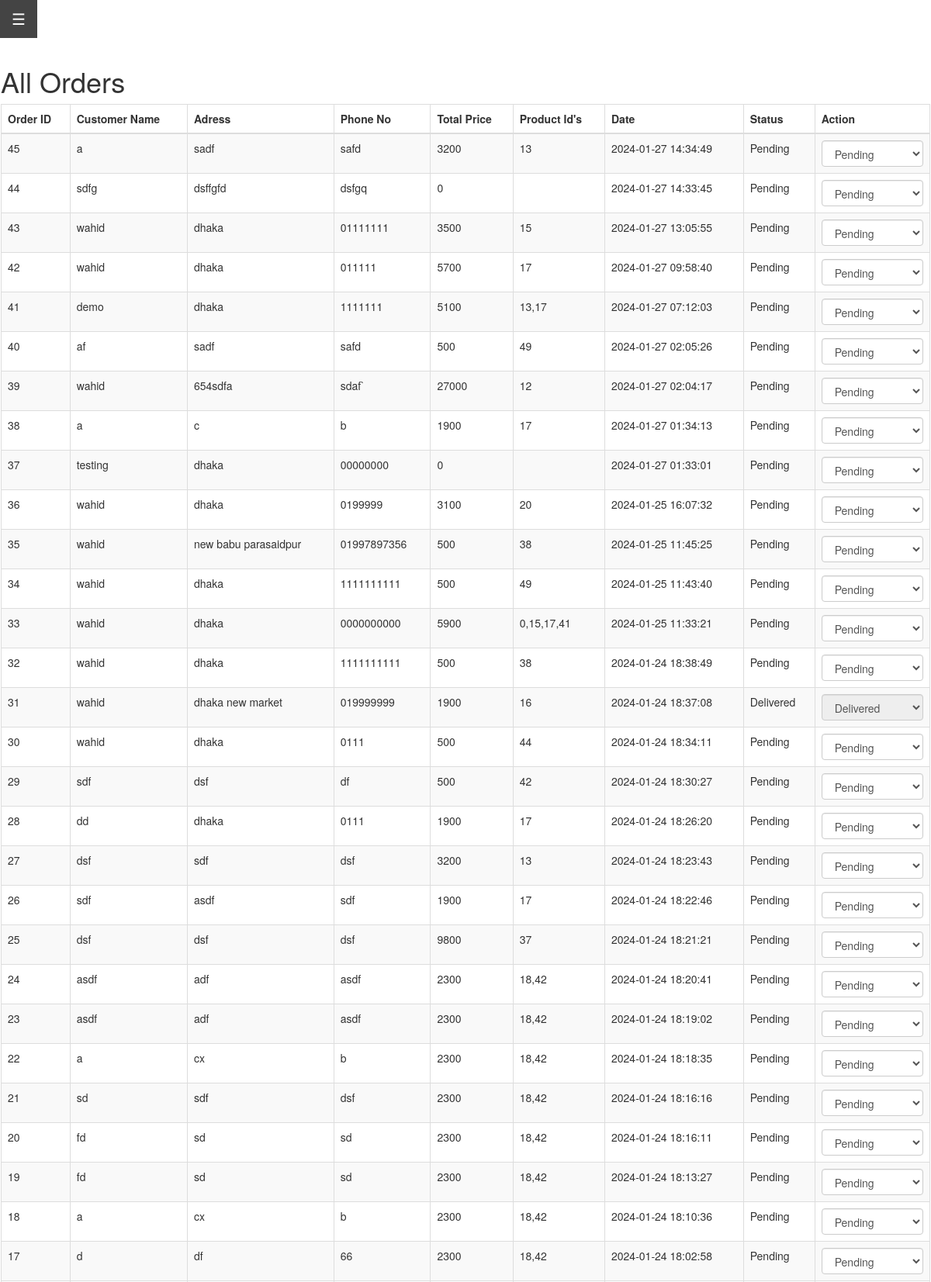
The app's page /admin/allorder.php (signed in, upper part) with its own data.
### tables this page shows
CREATE TABLE `orders` (
  `order_id` int(10) NOT NULL,
  `order_qty` int(10) NOT NULL,
  `order_price` int(10) NOT NULL,
  `c_id` varchar(255) DEFAULT NULL,
  `date` timestamp NOT NULL DEFAULT current_timestamp() ON UPDATE current_timestamp(),
  `customer_name` varchar(255) DEFAULT NULL,
  `customer_phone` varchar(15) DEFAULT NULL,
  `customer_address` varchar(255) DEFAULT NULL,
  `status` varchar(20) DEFAULT 'Pending',
  `product_id` varchar(255) DEFAULT NULL
);

### admin/allorder.php (the view, shortened to what this page needs)
<?php
include('../db.php');
$query = "SELECT * FROM orders ORDER BY order_id DESC";
$result = mysqli_query($con, $query);
?>
<!DOCTYPE html>
<html lang="en">
<head>
    <link rel="stylesheet" href="inclueds/sidebar.css">
    <link rel="stylesheet" href="https://maxcdn.bootstrapcdn.com/bootstrap/3.4.1/css/bootstrap.min.css">
    <link rel="stylesheet" href="https://stackpath.bootstrapcdn.com/font-awesome/4.7.0/css/font-awesome.min.css">
    <link rel="stylesheet" type="text/css" href="https://cdn.jsdelivr.net/npm/toastify-js/src/toastify.min.css">
</head>
<body>
<div class="row">
        <div class="col-lg-2">
        <?php include 'inclueds/sidebar.php'; ?>
        </div>
        <div class="col-lg-12" id="main">
        <h1>All Orders</h1>
        <table class="table table-striped table-bordered">
    <thead>
        <tr>
            <th scope="col">Order ID</th>
            <th scope="col">Customer Name</th>
            <th scope="col">Adress</th>
            <th scope="col">Phone No</th>
            <th scope="col">Total Price</th>
            <th scope="col">Product Id's</th>
            <th scope="col">Date</th>
            <th scope="col">Status</th>
            <th scope="col">Action</th>
        </tr>
    </thead>
    <tbody>
        <?php
        while ($row = mysqli_fetch_assoc($result)) {
            echo '<tr>';
            echo '<td>' . $row['order_id'] . '</td>';
            echo '<td>' . $row['customer_name'] . '</td>';
            echo '<td>' . $row['customer_address'] . '</td>';
            echo '<td>' . $row['customer_phone'] . '</td>';
            echo '<td>' . $row['order_price'] . '</td>';
            echo '<td>' . $row['product_id'] . '</td>';
            echo '<td>' . $row['date'] . '</td>';
            echo '<td>' . $row['status'] . '</td>';
            echo '<td>';
            echo '<select class="form-control" id="statusDropdown" onchange="updateStatus(' . $row['order_id'] . ', this.value)"';
            if ($row['status'] == 'Delivered') {
                echo ' disabled';
            }
            echo '>';
            echo '<option value="Pending" ' . ($row['status'] == 'Pending' ? 'selected' : '') . '>Pending</option>';
            echo '<option value="Delivered" ' . ($row['status'] == 'Delivered' ? 'selected' : '') . '>Delivered</option>';
            echo '</select>';
            echo '</td>';
            echo '</tr>';
        }
        ?>
    </tbody>
</table>
</div>
</body>
</html>

### admin/inclueds/sidebar.css (style rules this page uses)
body { font-family: "Lato", sans-serif; }
#main { transition: margin-left 0.5s; padding: 16px; }

### records on screen
orders: order_id "45", customer_name "a", customer_address "sadf", customer_phone "safd", order_price "3200", product "13", date "2024-01-27 14:34:49", status "Pending", status+order_id "Pending"
orders: order_id "44", customer_name "sdfg", customer_address "dsffgfd", customer_phone "dsfgq", order_price "0", date "2024-01-27 14:33:45", status "Pending", status+order_id "Pending"
orders: order_id "43", customer_name "wahid", customer_address "dhaka", customer_phone "01111111", order_price "3500", product "15", date "2024-01-27 13:05:55", status "Pending", status+order_id "Pending"
orders: order_id "42", customer_name "wahid", customer_address "dhaka", customer_phone "011111", order_price "5700", product "17", date "2024-01-27 09:58:40", status "Pending", status+order_id "Pending"
orders: order_id "41", customer_name "demo", customer_address "dhaka", customer_phone "1111111", order_price "5100", product "13,17", date "2024-01-27 07:12:03", status "Pending", status+order_id "Pending"
orders: order_id "40", customer_name "af", customer_address "sadf", customer_phone "safd", order_price "500", product "49", date "2024-01-27 02:05:26", status "Pending", status+order_id "Pending"
orders: order_id "39", customer_name "wahid", customer_address "654sdfa", customer_phone "sdaf`", order_price "27000", product "12", date "2024-01-27 02:04:17", status "Pending", status+order_id "Pending"
orders: order_id "38", customer_name "a", customer_address "c", customer_phone "b", order_price "1900", product "17", date "2024-01-27 01:34:13", status "Pending", status+order_id "Pending"
orders: order_id "37", customer_name "testing", customer_address "dhaka", customer_phone "00000000", order_price "0", date "2024-01-27 01:33:01", status "Pending", status+order_id "Pending"
orders: order_id "36", customer_name "wahid", customer_address "dhaka", customer_phone "0199999", order_price "3100", product "20", date "2024-01-25 16:07:32", status "Pending", status+order_id "Pending"
orders: order_id "35", customer_name "wahid", customer_address "new babu parasaidpur", customer_phone "01997897356", order_price "500", product "38", date "2024-01-25 11:45:25", status "Pending", status+order_id "Pending"
orders: order_id "34", customer_name "wahid", customer_address "dhaka", customer_phone "1111111111", order_price "500", product "49", date "2024-01-25 11:43:40", status "Pending", status+order_id "Pending"
orders: order_id "33", customer_name "wahid", customer_address "dhaka", customer_phone "0000000000", order_price "5900", product "0,15,17,41", date "2024-01-25 11:33:21", status "Pending", status+order_id "Pending"
orders: order_id "32", customer_name "wahid", customer_address "dhaka", customer_phone "1111111111", order_price "500", product "38", date "2024-01-24 18:38:49", status "Pending", status+order_id "Pending"
orders: order_id "31", customer_name "wahid", customer_address "dhaka new market", customer_phone "019999999", order_price "1900", product "16", date "2024-01-24 18:37:08", status "Delivered", status+order_id "Delivered"
orders: order_id "30", customer_name "wahid", customer_address "dhaka", customer_phone "0111", order_price "500", product "44", date "2024-01-24 18:34:11", status "Pending", status+order_id "Pending"
orders: order_id "29", customer_name "sdf", customer_address "dsf", customer_phone "df", order_price "500", product "42", date "2024-01-24 18:30:27", status "Pending", status+order_id "Pending"
orders: order_id "28", customer_name "dd", customer_address "dhaka", customer_phone "0111", order_price "1900", product "17", date "2024-01-24 18:26:20", status "Pending", status+order_id "Pending"
orders: order_id "27", customer_name "dsf", customer_address "sdf", customer_phone "dsf", order_price "3200", product "13", date "2024-01-24 18:23:43", status "Pending", status+order_id "Pending"
orders: order_id "26", customer_name "sdf", customer_address "asdf", customer_phone "sdf", order_price "1900", product "17", date "2024-01-24 18:22:46", status "Pending", status+order_id "Pending"
orders: order_id "25", customer_name "dsf", customer_address "dsf", customer_phone "dsf", order_price "9800", product "37", date "2024-01-24 18:21:21", status "Pending", status+order_id "Pending"
orders: order_id "24", customer_name "asdf", customer_address "adf", customer_phone "asdf", order_price "2300", product "18,42", date "2024-01-24 18:20:41", status "Pending", status+order_id "Pending"
orders: order_id "23", customer_name "asdf", customer_address "adf", customer_phone "asdf", order_price "2300", product "18,42", date "2024-01-24 18:19:02", status "Pending", status+order_id "Pending"
orders: order_id "22", customer_name "a", customer_address "cx", customer_phone "b", order_price "2300", product "18,42", date "2024-01-24 18:18:35", status "Pending", status+order_id "Pending"
orders: order_id "21", customer_name "sd", customer_address "sdf", customer_phone "dsf", order_price "2300", product "18,42", date "2024-01-24 18:16:16", status "Pending", status+order_id "Pending"
orders: order_id "20", customer_name "fd", customer_address "sd", customer_phone "sd", order_price "2300", product "18,42", date "2024-01-24 18:16:11", status "Pending", status+order_id "Pending"
orders: order_id "19", customer_name "fd", customer_address "sd", customer_phone "sd", order_price "2300", product "18,42", date "2024-01-24 18:13:27", status "Pending", status+order_id "Pending"
orders: order_id "18", customer_name "a", customer_address "cx", customer_phone "b", order_price "2300", product "18,42", date "2024-01-24 18:10:36", status "Pending", status+order_id "Pending"
orders: order_id "17", customer_name "d", customer_address "df", customer_phone "66", order_price "2300", product "18,42", date "2024-01-24 18:02:58", status "Pending", status+order_id "Pending"
